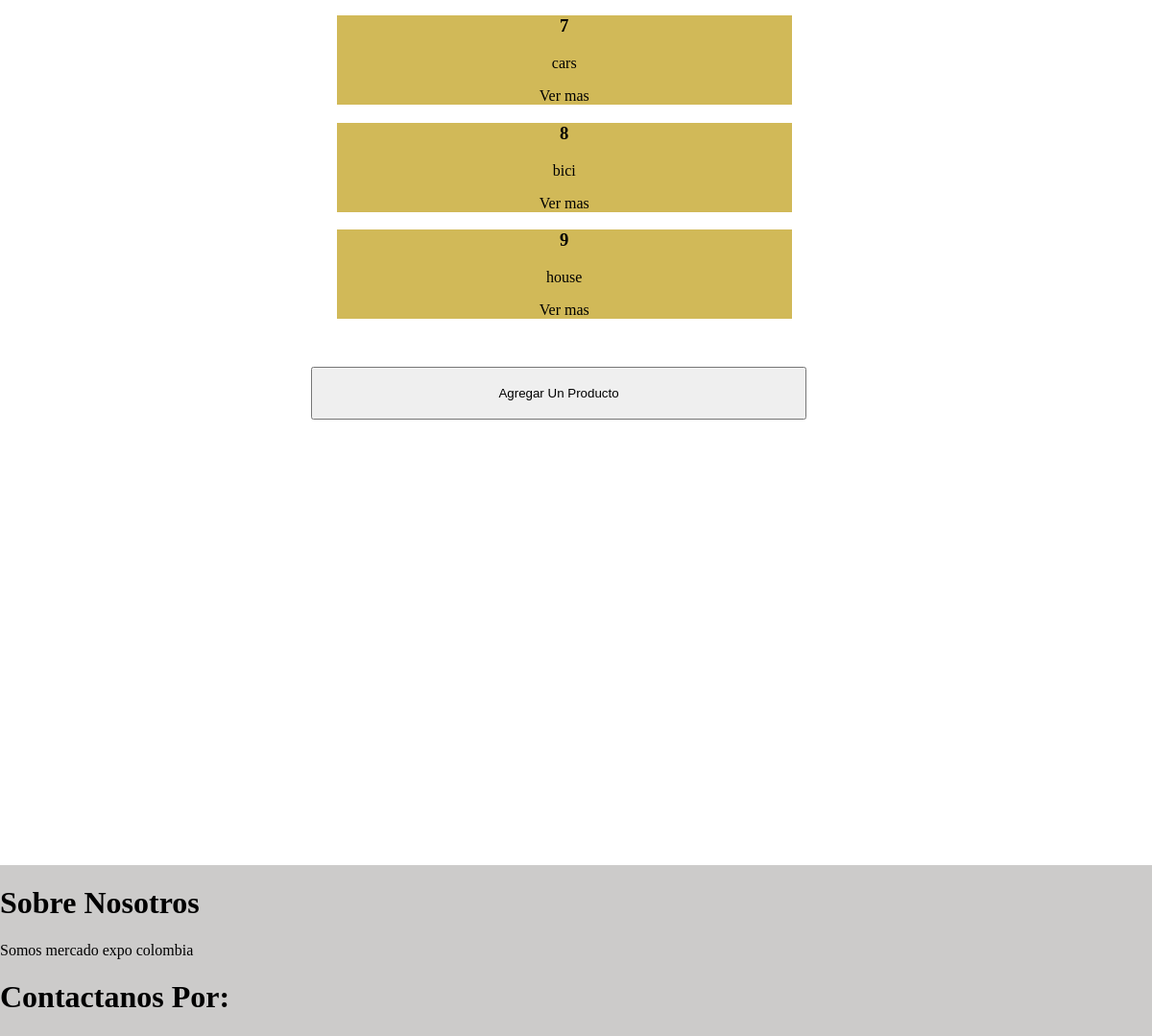
Before: / (lower part) with the older database file.
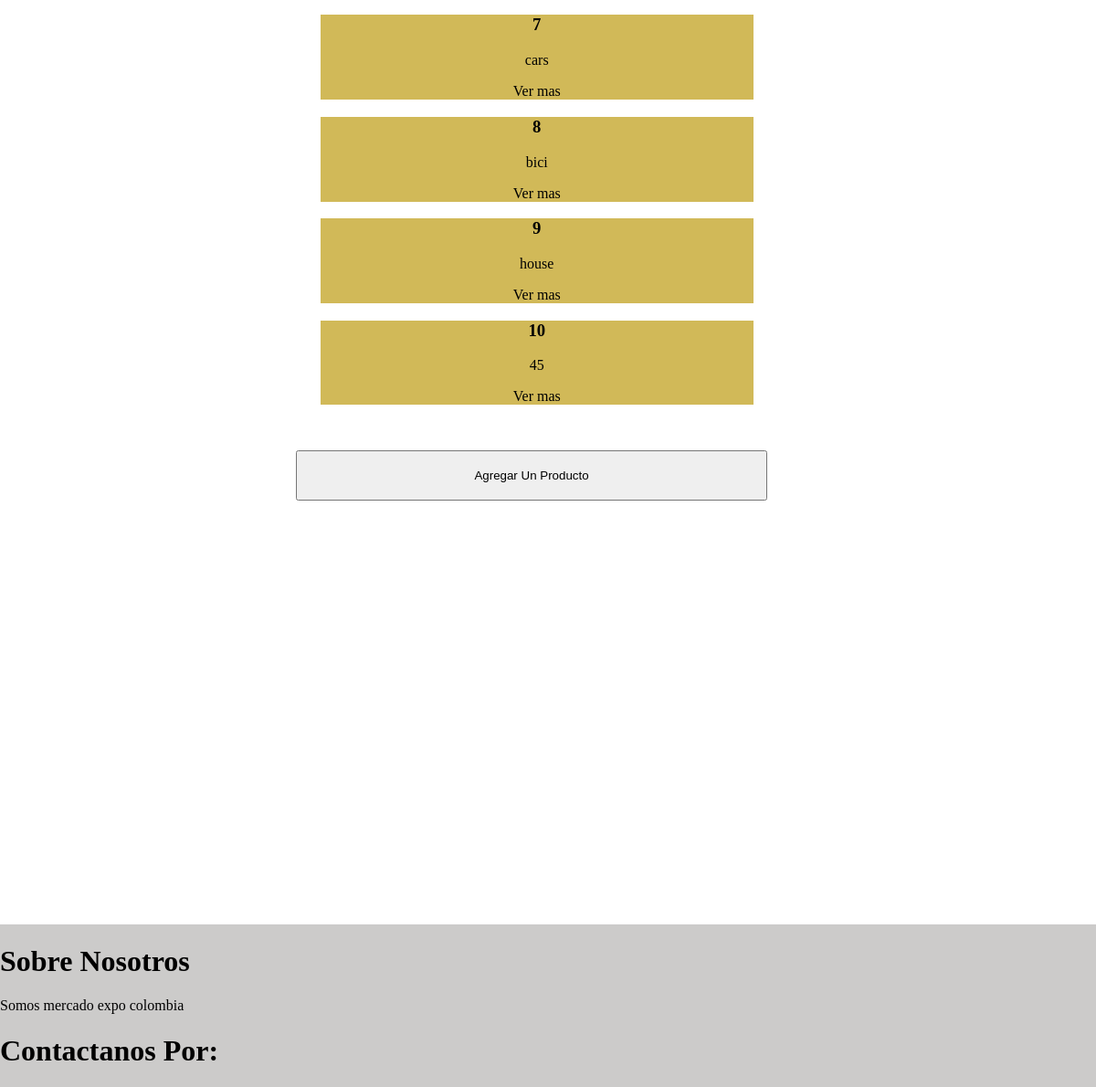
After: the same page with the newer database file.
### Productos/models.py (models this page shows, shortened)
class Category(models.Model):
    name = models.CharField(max_length=100)
    code = models.CharField(max_length=15, null=True)

### clientes/views.py (the view)
# urls.py: path('', index, name='Inicio'),
def index(request):
    categories = Category.objects.all()
    return render(request, 'index.html', {'categories': categories})

### tienda_online/Templates/index.html (shortened to what this page needs)
{% extends 'base.html' %}
{% load static %}
{% block link %}
<link rel="stylesheet" href="{% static 'css/index.css' %}">
{% endblock link %}
{% block content %}
<div id="productos">
            {% for category in categories %}
            <div id="target">
                <h3 id="">{{ category.id }}</h3>
                <p>{{category.code}}</p>
                <a href="{% url 'categoria' category.code %}">Ver mas</a>
            </div>
            {% endfor %}
    </div>
</div>
<a href="{% url 'crea_categoria' %}"><button id="agregar"> Agregar Un Producto </button></a>
{% endblock content %}

Changed rows visible on the page:
added Category: id "10", code "45"
